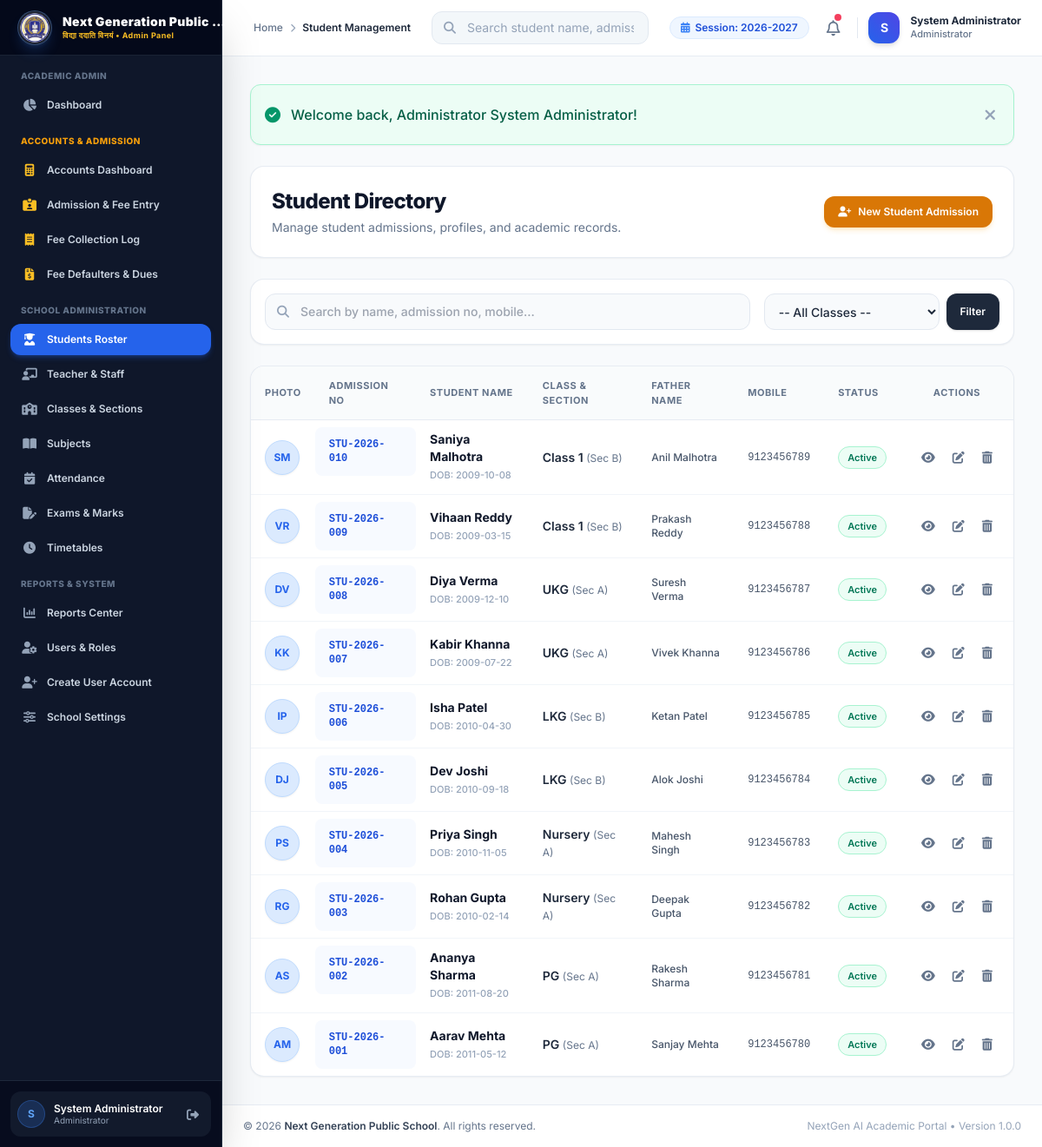
The app's page /admin/students/index.php (signed in) with its own data.
### tables this page shows
CREATE TABLE `school_settings` (
  `id` INT AUTO_INCREMENT PRIMARY KEY,
  `setting_key` VARCHAR(100) NOT NULL UNIQUE,
  `setting_value` TEXT DEFAULT NULL,
  `updated_at` DATETIME DEFAULT CURRENT_TIMESTAMP ON UPDATE CURRENT_TIMESTAMP
);

CREATE TABLE `students` (
  `id` INT AUTO_INCREMENT PRIMARY KEY,
  `admission_no` VARCHAR(30) NOT NULL UNIQUE,
  `password` VARCHAR(255) DEFAULT NULL,
  `first_name` VARCHAR(50) NOT NULL,
  `last_name` VARCHAR(50) NOT NULL,
  `father_name` VARCHAR(100) NOT NULL,
  `mother_name` VARCHAR(100) NOT NULL,
  `dob` DATE NOT NULL,
  `gender` ENUM('Male', 'Female', 'Other') NOT NULL,
  `class_id` INT NOT NULL,
  `section` VARCHAR(20) NOT NULL,
  `mobile` VARCHAR(20) NOT NULL,
  `email` VARCHAR(100) DEFAULT NULL,
  `address` TEXT,
  `admission_date` DATE NOT NULL,
  `photo` VARCHAR(255) DEFAULT NULL,
  `status` ENUM('Active', 'Inactive', 'Graduated') DEFAULT 'Active',
  `created_at` DATETIME DEFAULT CURRENT_TIMESTAMP,
  `updated_at` DATETIME DEFAULT CURRENT_TIMESTAMP ON UPDATE CURRENT_TIMESTAMP,
  FOREIGN KEY (`class_id`) REFERENCES `classes`(`id`) ON DELETE CASCADE
);

CREATE TABLE `classes` (
  `id` INT AUTO_INCREMENT PRIMARY KEY,
  `class_name` VARCHAR(50) NOT NULL,
  `section` VARCHAR(20) NOT NULL,
  `teacher_id` INT DEFAULT NULL,
  `room_number` VARCHAR(30) NOT NULL,
  `academic_session` VARCHAR(30) NOT NULL DEFAULT '2026-2027',
  `created_at` DATETIME DEFAULT CURRENT_TIMESTAMP,
  `updated_at` DATETIME DEFAULT CURRENT_TIMESTAMP ON UPDATE CURRENT_TIMESTAMP,
  FOREIGN KEY (`teacher_id`) REFERENCES `teachers`(`id`) ON DELETE SET NULL
);

### includes/auth.php (called while the page is built, shortened)
<?php
require_once __DIR__ . '/../config/database.php';
function base_url($path = '') {
    $script_name = $_SERVER['SCRIPT_NAME'] ?? '';
    if (strpos($script_name, '/admin/') !== false) {
        $root = substr($script_name, 0, strpos($script_name, '/admin/'));
    } elseif (strpos($script_name, '/teacher/') !== false) {
        $root = substr($script_name, 0, strpos($script_name, '/teacher/'));
    } elseif (strpos($script_name, '/student/') !== false) {
        $root = substr($script_name, 0, strpos($script_name, '/student/'));
    } else {
        $dir = dirname($script_name);
        $root = ($dir === '/' || $dir === '\\') ? '' : $dir;
    }
    $clean_path = ltrim($path, '/');
    return rtrim($root, '/') . ($clean_path ? '/' . $clean_path : '');
}
function is_logged_in() {
    return isset($_SESSION['user_id']) && !empty($_SESSION['user_id']);
}
function is_admin() {
    return is_logged_in() && ($_SESSION['role'] ?? '') === 'admin';
}
function is_teacher() {
    return is_logged_in() && ($_SESSION['role'] ?? '') === 'teacher';
}
function is_student() {
    return is_logged_in() && ($_SESSION['role'] ?? '') === 'student';
}
function get_school_setting($key, $default = '') {
    global $pdo;
    try {
        $stmt = $pdo->prepare("SELECT setting_value FROM school_settings WHERE setting_key = :k LIMIT 1");
        $stmt->execute(['k' => $key]);
        $val = $stmt->fetchColumn();
        return $val !== false ? $val : $default;
    } catch (Exception $e) {
        return $default;
    }
}
function e($string) {
    return htmlspecialchars($string ?? '', ENT_QUOTES, 'UTF-8');
}
function csrf_token() {
    return $_SESSION['csrf_token'];
}

### admin/students/index.php (the view, shortened to what this page needs)
<?php
$page_title = 'Student Management';
require_once __DIR__ . '/../../includes/header.php';
$search = trim($_GET['search'] ?? '');
try {
    $where = [];
    $params = [];
    $where_sql = !empty($where) ? "WHERE " . implode(" AND ", $where) : "";
    $sql = "SELECT s.*, c.class_name
            FROM students s
            LEFT JOIN classes c ON s.class_id = c.id
            $where_sql
            ORDER BY s.id DESC";
    $stmt = $pdo->prepare($sql);
    $stmt->execute($params);
    $students = $stmt->fetchAll();
} catch (PDOException $e) {
    set_flash('error', 'Database query failed: ' . $e->getMessage());
    $students = [];
    $classes = [];
}
?>
<div class="space-y-6">
    <div class="flex flex-col sm:flex-row sm:items-center justify-between gap-4 bg-white p-6 rounded-2xl border border-slate-200/80 shadow-sm">
        <div>
            <h1 class="text-2xl font-extrabold text-slate-900 tracking-tight">Student Directory</h1>
            <p class="text-sm text-slate-500 mt-1">Manage student admissions, profiles, and academic records.</p>
        </div>
        <a href="<?= base_url('admin/accounts/admission.php') ?>" class="inline-flex items-center space-x-2 px-4 py-2.5 bg-amber-600 hover:bg-amber-700 text-white font-semibold text-xs rounded-xl shadow-md shadow-amber-500/20 transition-all self-start sm:self-auto">
            <i class="fa-solid fa-user-plus text-xs"></i>
            <span>New Student Admission</span>
        </a>
    </div>
    <div class="bg-white p-4 rounded-2xl border border-slate-200/80 shadow-sm">
        <form method="GET" action="index.php" class="grid grid-cols-1 sm:grid-cols-3 gap-4">
            <div class="relative sm:col-span-2">
                <div class="absolute inset-y-0 left-0 pl-3.5 flex items-center pointer-events-none text-slate-400">
                </div>
                <input type="text" name="search" value="<?= e($search) ?>" placeholder="Search by name, admission no, mobile..."
                    class="w-full pl-10 pr-4 py-2.5 bg-slate-50 border border-slate-200 rounded-xl text-sm font-medium text-slate-800 focus:bg-white focus:outline-none focus:ring-2 focus:ring-blue-500/20 focus:border-blue-600 transition-all">
            </div>
            <div class="flex space-x-2">
                <select name="class_id" class="w-full py-2.5 px-3 bg-slate-50 border border-slate-200 rounded-xl text-sm font-medium text-slate-800 focus:bg-white focus:outline-none focus:ring-2 focus:ring-blue-500/20 focus:border-blue-600 transition-all">
                    <option value="">-- All Classes --</option>
                </select>
                <button type="submit" class="px-4 py-2.5 bg-slate-800 hover:bg-slate-900 text-white font-semibold text-xs rounded-xl shadow transition-all">
                    Filter
                </button>
            </div>
        </form>
    </div>
    <div class="bg-white rounded-2xl border border-slate-200/80 shadow-sm overflow-hidden">
        <div class="overflow-x-auto">
            <table class="w-full text-left border-collapse">
                <thead>
                    <tr class="bg-slate-50/80 border-b border-slate-200/80 text-[11px] font-bold text-slate-500 uppercase tracking-wider">
                        <th class="py-3.5 px-4">Photo</th>
                        <th class="py-3.5 px-4">Admission No</th>
                        <th class="py-3.5 px-4">Student Name</th>
                        <th class="py-3.5 px-4">Class & Section</th>
                        <th class="py-3.5 px-4">Father Name</th>
                        <th class="py-3.5 px-4">Mobile</th>
                        <th class="py-3.5 px-4">Status</th>
                        <th class="py-3.5 px-4 text-center">Actions</th>
                    </tr>
                </thead>
                <tbody class="divide-y divide-slate-100 text-sm font-medium text-slate-700">
                    <?php if (empty($students)): ?>
                        <tr>
                            <td colspan="8" class="py-12 text-center text-slate-400">
                                <i class="fa-solid fa-user-slash text-3xl mb-2 block text-slate-300"></i>
                                <span>No student records found matching the criteria.</span>
                            </td>
                        </tr>
                    <?php else: ?>
                        <?php foreach ($students as $s): ?>
                            <tr class="hover:bg-slate-50/80 transition-colors">
                                <td class="py-3 px-4">
                                    <div class="w-10 h-10 rounded-full bg-blue-100 text-blue-600 font-bold flex items-center justify-center text-xs overflow-hidden border border-blue-200 shadow-sm">
                                        <?php if (!empty($s['photo']) && file_exists(__DIR__ . '/../../assets/uploads/' . $s['photo'])): ?>
                                            <img src="<?= base_url('assets/uploads/' . e($s['photo'])) ?>" alt="Photo" class="w-full h-full object-cover">
                                        <?php else: ?>
                                            <?= strtoupper(substr($s['first_name'], 0, 1) . substr($s['last_name'], 0, 1)) ?>
                                        <?php endif; ?>
                                    </div>
                                </td>
                                <td class="py-3 px-4 font-mono text-xs font-bold text-blue-700 bg-blue-50/50 rounded-lg px-2 inline-block my-2"><?= e($s['admission_no']) ?></td>
                                <td class="py-3 px-4">
                                    <span class="font-bold text-slate-900 block"><?= e($s['first_name'] . ' ' . $s['last_name']) ?></span>
                                    <span class="text-[11px] text-slate-400">DOB: <?= e($s['dob']) ?></span>
                                </td>
                                <td class="py-3 px-4 font-semibold text-slate-800">
                                    <?= e($s['class_name'] ?? 'N/A') ?> <span class="text-xs text-slate-500 font-normal">(Sec <?= e($s['section']) ?>)</span>
                                </td>
                                <td class="py-3 px-4 text-xs text-slate-600"><?= e($s['father_name']) ?></td>
                                <td class="py-3 px-4 text-xs text-slate-600 font-mono"><?= e($s['mobile']) ?></td>
                                <td class="py-3 px-4">
                                    <span class="inline-flex items-center px-2.5 py-0.5 rounded-full text-[11px] font-semibold bg-emerald-50 text-emerald-700 border border-emerald-200">
                                        <?= e($s['status']) ?>
                                    </span>
                                </td>
                                <td class="py-3 px-4 text-center">
                                    <div class="flex items-center justify-center space-x-1">
                                        <a href="<?= base_url('admin/students/view.php?id=' . $s['id']) ?>" class="p-2 text-slate-500 hover:text-blue-600 hover:bg-blue-50 rounded-lg transition-colors" title="View Profile">
                                            <i class="fa-solid fa-eye text-sm"></i>
                                        </a>
                                        <a href="<?= base_url('admin/students/edit.php?id=' . $s['id']) ?>" class="p-2 text-slate-500 hover:text-amber-600 hover:bg-amber-50 rounded-lg transition-colors" title="Edit Student">
                                            <i class="fa-solid fa-pen-to-square text-sm"></i>
                                        </a>
                                        <a href="<?= base_url('admin/students/delete.php?id=' . $s['id'] . '&csrf=' . csrf_token()) ?>"
                                           onclick="return confirm('Are you sure you want to delete student <?= e($s['first_name'] . ' ' . $s['last_name']) ?>?');"
                                           class="p-2 text-slate-500 hover:text-rose-600 hover:bg-rose-50 rounded-lg transition-colors" title="Delete Student">
                                            <i class="fa-solid fa-trash-can text-sm"></i>
                                        </a>
                                    </div>
                                </td>
                            </tr>
                        <?php endforeach; ?>
                    <?php endif; ?>
                </tbody>
            </table>
        </div>
    </div>
</div>
<?php require_once __DIR__ . '/../../includes/footer.php'; ?>

### includes/navbar.php (shortened to what this page needs)
<?php
if (is_admin()) {
    $nav_dash_link = base_url('admin/dashboard.php');
    $nav_role_title = 'Administrator';
    $nav_bg_gradient = 'from-blue-600 to-indigo-600';
} elseif (is_accountant()) {
    $nav_dash_link = base_url('admin/accounts/index.php');
    $nav_role_title = 'Accountant';
    $nav_bg_gradient = 'from-amber-600 to-yellow-600';
} elseif (is_teacher()) {
    $nav_dash_link = base_url('teacher/dashboard.php');
    $nav_role_title = 'Teacher';
    $nav_bg_gradient = 'from-indigo-600 to-purple-600';
} else {
    $nav_dash_link = base_url('student/dashboard.php');
    $nav_role_title = 'Student / Parent';
    $nav_bg_gradient = 'from-emerald-600 to-teal-600';
}
$current_academic_session = get_school_setting('academic_session', '2026-2027');
?>
<header class="sticky top-0 z-30 bg-white/90 backdrop-blur-md border-b border-slate-200/80 no-print">
    <div class="flex items-center justify-between h-16 px-4 md:px-6">
        <div class="flex items-center space-x-3">
            <div class="hidden sm:flex items-center space-x-2 text-xs text-slate-500 font-medium">
                <a href="<?= $nav_dash_link ?>" class="hover:text-blue-600">Home</a>
                <i class="fa-solid fa-chevron-right text-[10px] text-slate-400"></i>
                <span class="text-slate-800 font-semibold"><?= e($page_title ?? 'Dashboard') ?></span>
            </div>
        </div>
        <div class="hidden md:flex items-center flex-1 max-w-md mx-6">
            <?php if (!is_student()): ?>
            <form action="<?= base_url(is_teacher() ? 'teacher/students/index.php' : 'admin/students/index.php') ?>" method="GET" class="w-full relative">
                <div class="absolute inset-y-0 left-0 pl-3.5 flex items-center pointer-events-none text-slate-400">
                    <i class="fa-solid fa-magnifying-glass text-sm"></i>
                </div>
                <input type="text" name="search" placeholder="Search student name, admission no..."
                    class="w-full pl-10 pr-4 py-2 text-sm bg-slate-100/80 border border-slate-200 rounded-xl focus:bg-white focus:outline-none focus:ring-2 focus:ring-blue-500/20 focus:border-blue-500 transition-all placeholder-slate-400">
            </form>
            <?php endif; ?>
        </div>
        <div class="flex items-center space-x-3">
            <div class="hidden lg:flex items-center space-x-1.5 px-3 py-1 bg-blue-50 text-blue-700 rounded-full text-xs font-semibold border border-blue-100">
                <i class="fa-solid fa-calendar-days text-blue-500"></i>
                <span>Session: <?= e($current_academic_session) ?></span>
            </div>
            <div class="relative">
                <a href="<?= base_url(is_admin() || is_accountant() ? 'admin/notices/index.php' : (is_teacher() ? 'teacher/notices/index.php' : 'student/notices.php')) ?>" class="relative p-2 rounded-xl text-slate-500 hover:text-slate-700 hover:bg-slate-100 transition-colors inline-block" title="Notices">
                    <i class="fa-regular fa-bell text-lg"></i>
                    <span class="absolute top-1.5 right-1.5 w-2 h-2 rounded-full bg-rose-500 ring-2 ring-white"></span>
                </a>
            </div>
            <div class="flex items-center space-x-3">
                <div class="w-9 h-9 rounded-xl bg-gradient-to-tr <?= $nav_bg_gradient ?> text-white flex items-center justify-center font-bold text-sm shadow-md">
                    <?= strtoupper(substr($_SESSION['full_name'] ?? 'U', 0, 1)) ?>
                </div>
                <div class="hidden md:block text-left">
                    <span class="block text-xs font-bold text-slate-800 leading-tight"><?= e($_SESSION['full_name'] ?? 'User') ?></span>
                    <span class="block text-[11px] text-slate-500 font-medium"><?= $nav_role_title ?></span>
                </div>
            </div>
        </div>
    </div>
</header>

### records on screen
school_settings: setting_value "2026-2027"
students: first_name+last_name "SM", admission_no "STU-2026-010", first_name+last_name "Saniya Malhotra", dob "2009-10-08", class.class_name "Class 1", section "B", father_name "Anil Malhotra", mobile "9123456789", status "Active"
students: first_name+last_name "VR", admission_no "STU-2026-009", first_name+last_name "Vihaan Reddy", dob "2009-03-15", class.class_name "Class 1", section "B", father_name "Prakash Reddy", mobile "9123456788", status "Active"
students: first_name+last_name "DV", admission_no "STU-2026-008", first_name+last_name "Diya Verma", dob "2009-12-10", class.class_name "UKG", section "A", father_name "Suresh Verma", mobile "9123456787", status "Active"
students: first_name+last_name "KK", admission_no "STU-2026-007", first_name+last_name "Kabir Khanna", dob "2009-07-22", class.class_name "UKG", section "A", father_name "Vivek Khanna", mobile "9123456786", status "Active"
students: first_name+last_name "IP", admission_no "STU-2026-006", first_name+last_name "Isha Patel", dob "2010-04-30", class.class_name "LKG", section "B", father_name "Ketan Patel", mobile "9123456785", status "Active"
students: first_name+last_name "DJ", admission_no "STU-2026-005", first_name+last_name "Dev Joshi", dob "2010-09-18", class.class_name "LKG", section "B", father_name "Alok Joshi", mobile "9123456784", status "Active"
students: first_name+last_name "PS", admission_no "STU-2026-004", first_name+last_name "Priya Singh", dob "2010-11-05", class.class_name "Nursery", section "A", father_name "Mahesh Singh", mobile "9123456783", status "Active"
students: first_name+last_name "RG", admission_no "STU-2026-003", first_name+last_name "Rohan Gupta", dob "2010-02-14", class.class_name "Nursery", section "A", father_name "Deepak Gupta", mobile "9123456782", status "Active"
students: first_name+last_name "AS", admission_no "STU-2026-002", first_name+last_name "Ananya Sharma", dob "2011-08-20", class.class_name "PG", section "A", father_name "Rakesh Sharma", mobile "9123456781", status "Active"
students: first_name+last_name "AM", admission_no "STU-2026-001", first_name+last_name "Aarav Mehta", dob "2011-05-12", class.class_name "PG", section "A", father_name "Sanjay Mehta", mobile "9123456780", status "Active"

### other values on screen
$role_badge "Admin Panel"
substr($_SESSION['full_name'] ?? 'U', 0, 1) "S"
$_SESSION['full_name'] "System Administrator"
$role_label "Administrator"
$page_title "Student Management"
$nav_role_title "Administrator"
$flash['text'] "Welcome back, Administrator System Administrator!"
